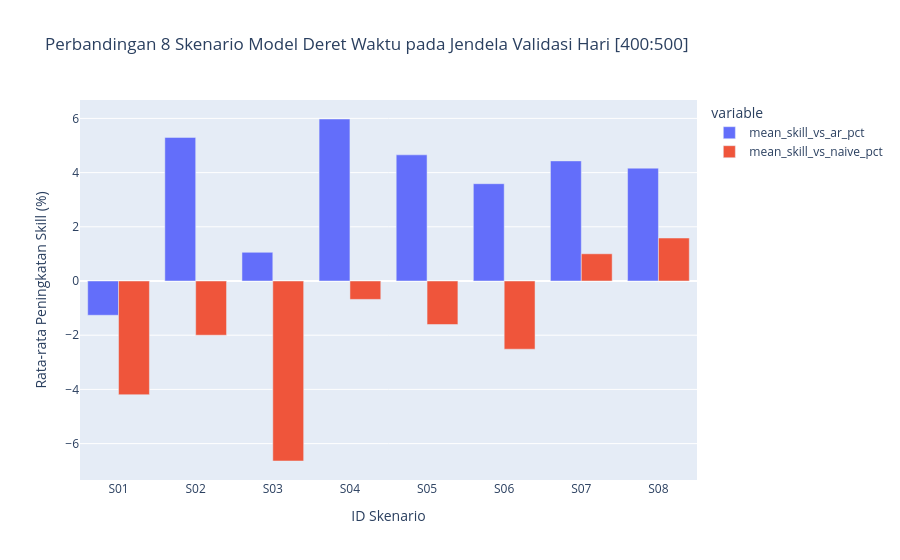

Notebook source saved alongside this figure:
### Markdown cell above
### Analisis Validasi, Seleksi, Pembersihan, & Rekayasa Fitur
- **Validasi Kualitas & Stasioneritas Data:** Seluruh `370` berkas mentah terverifikasi keutuhannya (`0` error SHA-256). Pengujian stasioneritas ganda (`ADF p < 0,05` dan `KPSS p >= 0,05`) membuktikan harga mentah (*level*) non-stasioner (`0/10` lulus di tingkat nasional), sedangkan transformasi *log-return* menaikkan kelulusan ke **`90,0% (9/10)`** Nasional (`100%` ADF), **`98,24% (334/340)`** Provinsi, dan **`98,00% (1.028/1.049)`** Kota/Kabupaten.
- **Seleksi Objek Data & Pembersihan:** Dari `1.099` seri harga tingkat kota, `50` seri dengan *missingness* `> 20%` dieksklusi agar tidak menimbulkan autokorelasi buatan akibat *forward-fill*. Delapan hari libur nasional (`>= 90%` seri kosong) disaring tanpa mengimputasi akhir pekan. Di korpus resep, ambang frekuensi `>= 20` memilih `1.334` bahan kanonik yang mempertahankan **`91,91%` (`783.564 / 852.568`)** seluruh kemunculan bahan.
- **Rekayasa Fitur Bebas Kebocoran (*Zero Test Leakage*):** Pembagian waktu deret harga dikunci ke tiga tahap (**Sub-Train `[0:400]`**, **Validasi `[400:500]`**, **Sealed Test `[500:796]`**). Koefisien OLS kalender (`11` fitur hari-dalam-minggu, harmonik Fourier $k=1,2$, & jendela H-14 s.d. H+7 Hari Raya) dipasang murni pada data latih sebelum diterapkan ke rentang uji.

---
## 4. Desain Skenario Model & Profil Pembangunan Model

### Code cell
scen_ts = pd.read_csv(ANALYSIS_DIR / "scenarios_timeseries_val.csv")
scen_br = pd.read_csv(ANALYSIS_DIR / "scenarios_bridge_sensitivity.csv")
reg_df = pd.read_csv(ANALYSIS_DIR / "model_registry.csv")

display(scen_ts)
display(scen_br)
display(reg_df)

fig_scen = px.bar(
    scen_ts,
    x="scenario_id",
    y=["mean_skill_vs_ar_pct", "mean_skill_vs_naive_pct"],
    barmode="group",
    title="Perbandingan 8 Skenario Model Deret Waktu pada Jendela Validasi Hari [400:500]",
    labels={"value": "Rata-rata Peningkatan Skill (%)", "scenario_id": "ID Skenario"},
)
fig_scen.show()

### Figure 1 — Plotly figure (JSON) as saved in the notebook; plotly's stock layout.template omitted (floating-point values rounded to 4 significant figures)
{"data": [{"alignmentgroup": "True", "hovertemplate": "variable=mean_skill_vs_ar_pct<br>ID Skenario=%{x}<br>Rata-rata Peningkatan Skill (%)=%{y}<extra></extra>", "legendgroup": "mean_skill_vs_ar_pct", "marker": {"color": "#636efa", "pattern": {"shape": ""}}, "name": "mean_skill_vs_ar_pct", "offsetgroup": "mean_skill_vs_ar_pct", "orientation": "v", "showlegend": true, "textposition": "auto", "type": "bar", "x": ["S01", "S02", "S03", "S04", "S05", "S06", "S07", "S08"], "xaxis": "x", "y": [-1.264, 5.299, 1.06, 5.978, 4.656, 3.591, 4.432, 4.164], "yaxis": "y"}, {"alignmentgroup": "True", "hovertemplate": "variable=mean_skill_vs_naive_pct<br>ID Skenario=%{x}<br>Rata-rata Peningkatan Skill (%)=%{y}<extra></extra>", "legendgroup": "mean_skill_vs_naive_pct", "marker": {"color": "#EF553B", "pattern": {"shape": ""}}, "name": "mean_skill_vs_naive_pct", "offsetgroup": "mean_skill_vs_naive_pct", "orientation": "v", "showlegend": true, "textposition": "auto", "type": "bar", "x": ["S01", "S02", "S03", "S04", "S05", "S06", "S07", "S08"], "xaxis": "x", "y": [-4.195, -2.0, -6.642, -0.679, -1.605, -2.516, 1.004, 1.586], "yaxis": "y"}], "layout": {"barmode": "group", "legend": {"title": {"text": "variable"}, "tracegroupgap": 0}, "title": {"text": "Perbandingan 8 Skenario Model Deret Waktu pada Jendela Validasi Hari [400:500]"}, "xaxis": {"anchor": "y", "domain": [0, 1], "title": {"text": "ID Skenario"}}, "yaxis": {"anchor": "x", "domain": [0, 1], "title": {"text": "Rata-rata Peningkatan Skill (%)"}}}}
